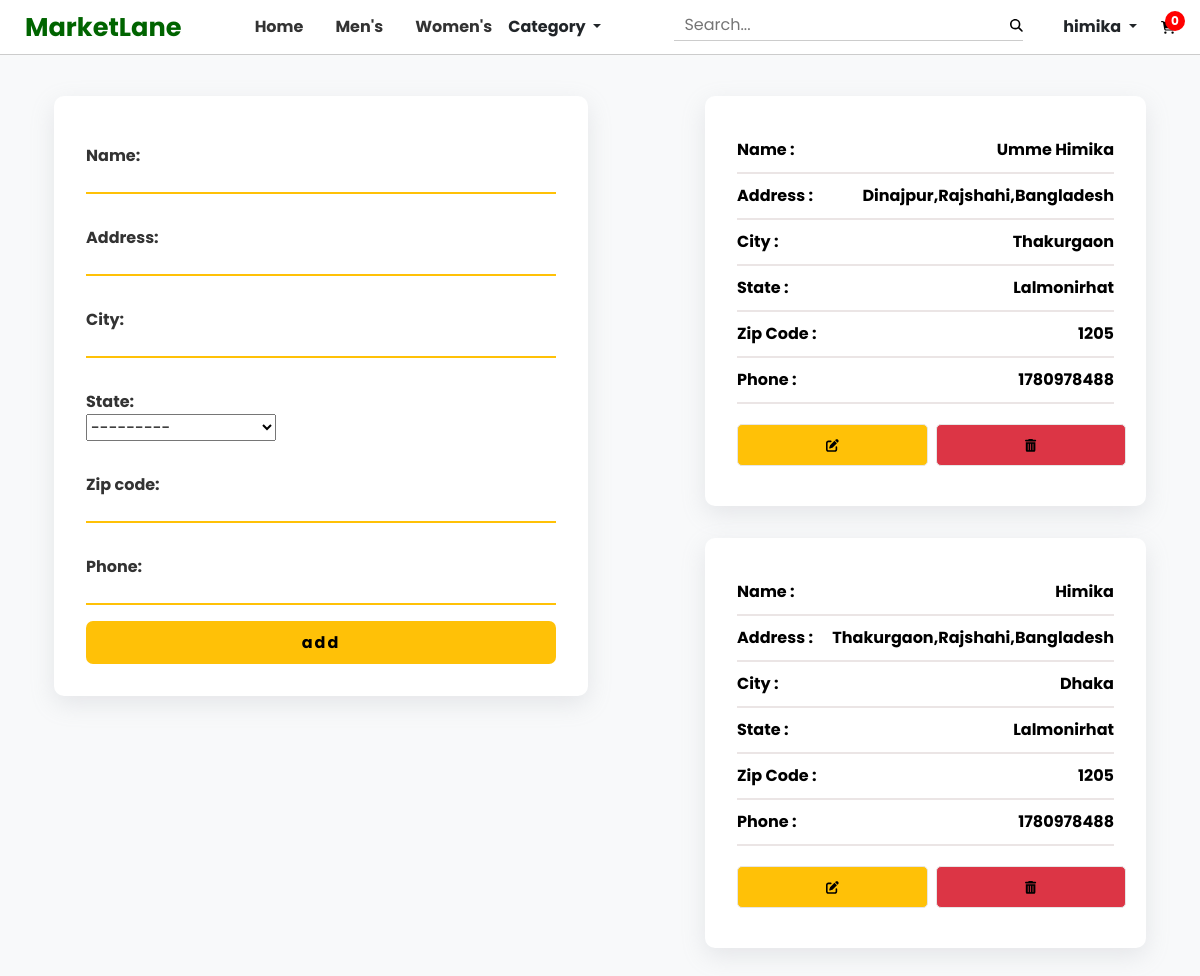
Page /customer/address/ (signed in) on the earlier database version.
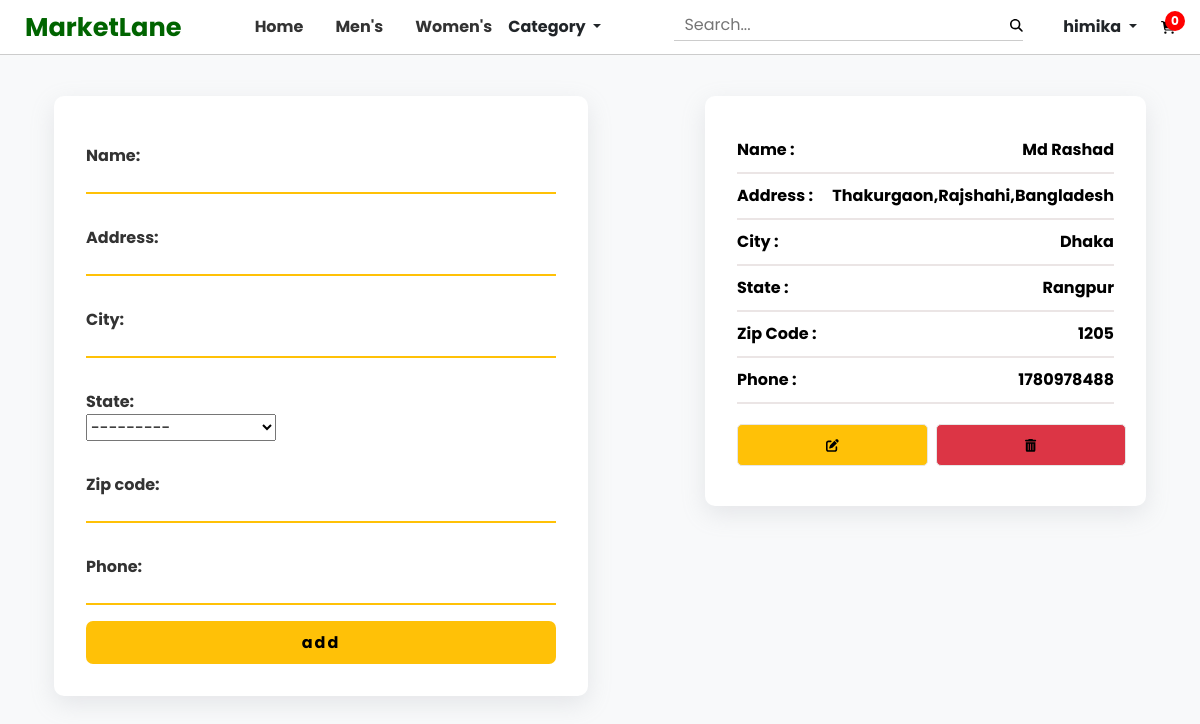
Same page on the later database version.
### core/models.py (models this page shows, shortened)
class CustomerAddress(models.Model):
    STATE_CHOICES = [
        ('Rajshahi', (
                ('Bogura', 'Bogura'),
                ('Joypurhat', 'Joypurhat'),
                ('Naogaon', 'Naogaon'),
                ('Natore', 'Natore'),('Chapainawabganj', 'Chapainawabganj'),
                ('Pabna', 'Pabna'),('Rajshahi', 'Rajshahi'),
                ('Sirajganj', 'Sirajganj'),
            )
        ),
        ('Rangpur', (
                ('Dinajpur', 'Dinajpur'),
                ('Gaibandha', 'Gaibandha'),
                ('Kurigram', 'Kurigram'),
                ('Lalmonirhat', 'Lalmonirhat'),
                ('Nilphamari', 'Nilphamari'),('Panchagarh', 'Panchagarh'),
                ('Rangpur', 'Rangpur'),('Thakurgaon', 'Thakurgaon'),
            )
        ),
        ('Sylhet', (
                ('Habiganj', 'Habiganj'),
                ('Maulvibazar', 'Maulvibazar'),
                ('Sunamganj', 'Sunamganj'),('Sylhet', 'Sylhet'),
            )
        ),
        ('Barisal', (
                ('Barguna', 'Barguna'),
                ('Barisal', 'Barisal'),
                ('Bhola', 'Bhola'),
                ('Jhalokati', 'Jhalokati'),
                ('Patuakhali', 'Patuakhali'),
                ('Pirojpur', 'Pirojpur'),
            )
        ),
        ('Chittagong', (
                ('Bandarban', 'Bandarban'),
                ('Brahmanbaria', 'Brahmanbaria'),
                ('Chandpur', 'Chandpur'),
                ('Chittagong', 'Chittagong'),
                ('Comilla', 'Comilla'),
                ('Cox\'s Bazar', 'Cox\'s Bazar'),
                ('Feni', 'Feni'),
                ('Khagrachhari', 'Khagrachhari'),
                ('Lakshmipur', 'Lakshmipur'),
                ('Noakhali', 'Noakhali'),
                ('Rangamati', 'Rangamati'),
            )
        ),
        ('Dhaka', (
                ('Dhaka', 'Dhaka'),
                ('Faridpur', 'Faridpur'),
                ('Gazipur', 'Gazipur'),
                ('Gopalganj', 'Gopalganj'),
                ('Kishoreganj', 'Kishoreganj'),
                ('Madaripur', 'Madaripur'),
                ('Manikganj', 'Manikganj'),
                ('Munshiganj', 'Munshiganj'),
                ('Narayanganj', 'Narayanganj'),
                ('Narsingdi', 'Narsingdi'),
                ('Rajbari', 'Rajbari'),
                ('Shariatpur', 'Shariatpur'),
                ('Tangail', 'Tangail'),
            )
        ),
        ('Khulna', (
                ('Bagerhat', 'Bagerhat'),
                ('Chuadanga', 'Chuadanga'),
                ('Jessore', 'Jessore'),
                ('Jhenaidah', 'Jhenaidah'),
                ('Khulna', 'Khulna'),
                ('Kushtia', 'Kushtia'),
                ('Magura', 'Magura'),
                ('Meherpur', 'Meherpur'),
                ('Narail', 'Narail'),
                ('Satkhira', 'Satkhira'),
            )
        ),
        ('Mymensingh',(
                ('Jamalpur', 'Jamalpur'),
                ('Mymensingh', 'Mymensingh'),
                ('Netrakona', 'Netrakona'),
                ('Sherpur', 'Sherpur'),
            )
        ),
        ('Rajshahi', (
                ('Bogra', 'Bogra'),
                ('Chapainawabganj', 'Chapainawabganj'),
                ('Joypurhat', 'Joypurhat'),
                ('Naogaon', 'Naogaon'),
                ('Natore', 'Natore'),
                ('Pabna', 'Pabna'),
            )
        ),
    ]
    customer = models.ForeignKey(User, on_delete=models.CASCADE)
    name = models.CharField(max_length=100)
    address = models.CharField(max_length=200)
    city = models.CharField(max_length=100)
    state = models.CharField(choices=STATE_CHOICES, max_length=15)
    zip_code = models.CharField(max_length=20)
    phone = models.IntegerField()

### core/views.py (the view, shortened to what this page needs)
# urls.py: path('customer/address/', views.CustomerAddressLoc.as_view(), name='customer_address'),
class CustomerAddressLoc(LoginRequiredMixin, FormView, ListView):
    login_url = reverse_lazy('user_login')
    form_class = CustomerAddressForm
    template_name = 'core/customer_profile.html'
    model = CustomerAddress
    success_url = reverse_lazy('customer_address')
    def get_context_data(self, **kwargs):
        context = super().get_context_data(**kwargs)
        context["cus_loc_objects"] = CustomerAddress.objects.filter(
            customer=self.request.user).order_by('-id')
        if self.request.user.is_authenticated:
            context["cart"] = len(
                ProductCart.objects.filter(user=self.request.user))
        return context

### core/forms.py
class CustomerAddressForm(forms.ModelForm):
    class Meta:
        model = CustomerAddress
        fields = ['name','address','city','state','zip_code','phone']

### core/templates/core/customer_profile.html (shortened to what this page needs)
{% extends "core/base.html" %}
{% load static %}
{% block body-content %}
    <div class="d-flex flex-column align-items-center mt-5">
        <div class="container row my-5">
            <div class="col-6 col-md-6 col-sm-5 location-form">
                <form action="" method="post" class="form-address">
                    {% for form in form %}
                    <div class="location-field">
                        {{form.label_tag}}
                        {{form}}
                    </div>
                    {% endfor %}
                    <input class="bg-info" type="submit" value='add'>
                </form>
            </div>
            <div class="col-5 col-md-5 col-sm-6 offset-1">
                {% for cus_loc_object in cus_loc_objects %}
                <div class="address-container">
                    <div class="address-details">
                      <p><strong>Name :</strong> {{cus_loc_object.name|capfirst}}</p>
                      <p><strong>Address :</strong> {{cus_loc_object.address}}</p>
                      <p><strong>City :</strong> {{cus_loc_object.city}}</p>
                      <p><strong>State :</strong> {{cus_loc_object.state}}</p>
                      <p><strong>Zip Code :</strong> {{cus_loc_object.zip_code}}</p>
                      <p><strong>Phone :</strong> {{cus_loc_object.phone}}</p>
                    </div>
                    <div class="address-actions">
                        <button class="btn-icon btn-edit bg-warning text-decoration-none" data-id={{cus_loc_object.id}}><i class="fas fa-edit"></i></button>
                        <a href="{% url 'customer_address_del' cus_loc_object.id %}" class="btn-icon bg-danger mx-2" data-id={{cus_loc_object.id}}><i class="fas fa-trash-alt"></i></a>
                    </div>
                </div>
                {% endfor %}
            </div>
        </div>
    </div>
{% endblock body-content %}

Differences in the rows shown:
removed CustomerAddress: name "Umme Himika", address "Dinajpur,Rajshahi,Bangladesh", city "Thakurgaon", state "Lalmonirhat", zip_code "1205", phone "1780978488"
removed CustomerAddress: name "Himika", address "Thakurgaon,Rajshahi,Bangladesh", city "Dhaka", state "Lalmonirhat", zip_code "1205", phone "1780978488"
added CustomerAddress: name "Md Rashad", address "Thakurgaon,Rajshahi,Bangladesh", city "Dhaka", state "Rangpur", zip_code "1205", phone "1780978488"
